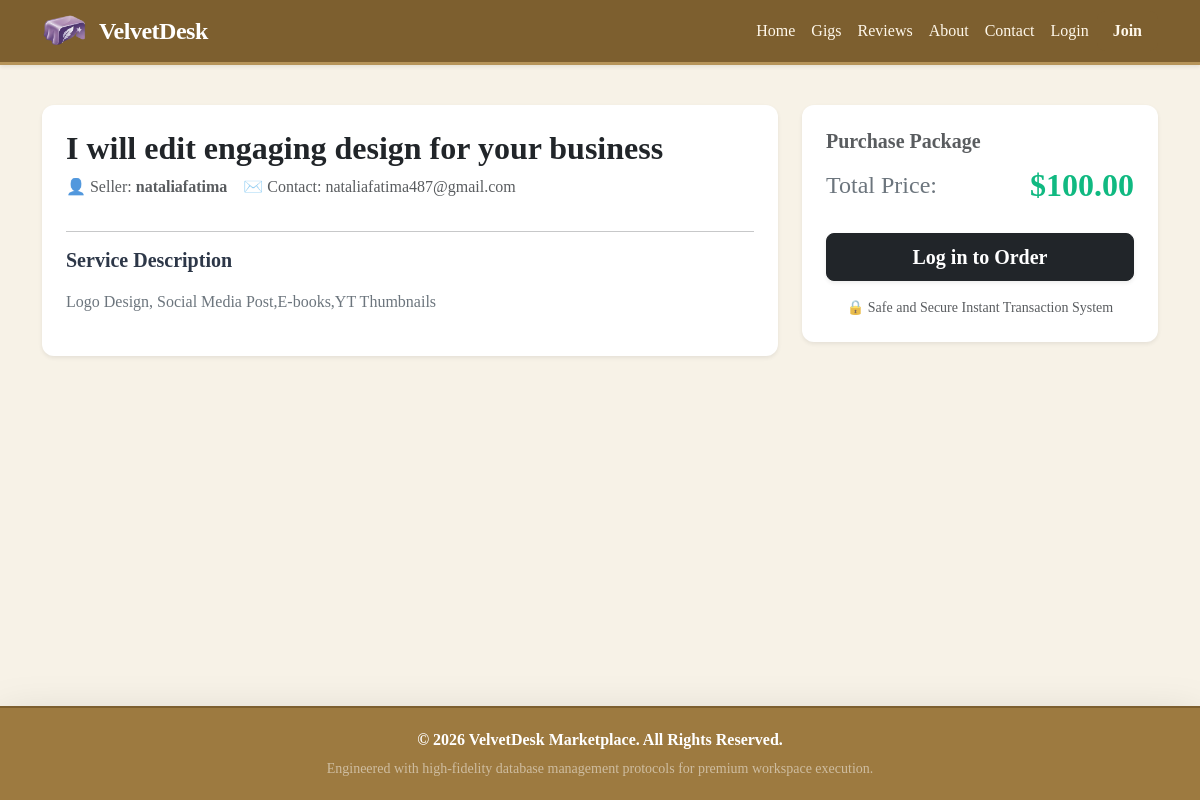
The app's page /gig_details.php?id=8 with its own data.
### tables this page shows
CREATE TABLE gigs (
        gig_id INTEGER PRIMARY KEY AUTOINCREMENT,
        user_id INTEGER,
        title TEXT NOT NULL,
        description TEXT NOT NULL,
        price REAL NOT NULL,
        image_path TEXT DEFAULT 'assets/default-gig.png',
        portfolio_link TEXT DEFAULT '',
        FOREIGN KEY (user_id) REFERENCES users(user_id) ON DELETE CASCADE
    );

### gig_details.php (the view, shortened to what this page needs)
<?php
include 'config.php';
$gig_id = intval($_GET['id']);
try {
    $sql = "SELECT gigs.*, users.username, users.email FROM gigs
            JOIN users ON gigs.user_id = users.user_id
            WHERE gigs.gig_id = :gig_id";
    $stmt = $conn->prepare($sql);
    $stmt->bindParam(':gig_id', $gig_id);
    $stmt->execute();
    $gig = $stmt->fetch(PDO::FETCH_ASSOC);
} catch (PDOException $e) {
    error_log("Gig details fetch error: " . $e->getMessage());
    die("Error loading service details.");
}
include 'header.php';
?>
<div class="row justify-content-center mt-3">
    <div class="col-md-8 mb-4">
        <div class="card p-4 shadow-sm border-0 mb-4" style="border-radius: 12px;">
            <h2 class="fw-bold text-dark mb-2"><?php echo htmlspecialchars($gig['title']); ?></h2>
            <div class="d-flex align-items-center mb-3 text-muted">
                <span class="me-3">👤 Seller: <strong><?php echo htmlspecialchars($gig['username']); ?></strong></span>
                <span>✉️ Contact: <?php echo htmlspecialchars($gig['email']); ?></span>
            </div>
            <hr>
            <h5 class="fw-bold mb-3" style="color: #2d3748;">Service Description</h5>
            <p class="text-secondary" style="line-height: 1.7; white-space: pre-wrap;"><?php echo htmlspecialchars($gig['description']); ?></p>
        </div>
    </div>
    <div class="col-md-4">
        <div class="card p-4 shadow-sm border-0 sticky-top" style="border-radius: 12px; top: 20px;">
            <h5 class="fw-bold text-muted mb-2">Purchase Package</h5>
            <div class="d-flex justify-content-between align-items-center mb-4">
                <span class="fs-4 text-secondary">Total Price:</span>
                <span class="fw-bold fs-2 text-success" style="color: #10b981 !important;">$<?php echo number_format($gig['price'], 2); ?></span>
            </div>
            <form action="gig_details.php?id=<?php echo $gig['gig_id']; ?>" method="POST">
                <?php if (isset($_SESSION['user_id'])): ?>
                    <?php if ($_SESSION['role'] === 'buyer'): ?>
                        <div class="mb-3">
                            <label class="form-label font-monospace small text-uppercase text-muted">Dummy Card Number</label>
                            <input type="text" class="form-control" placeholder="4242 •••• •••• 4242" disabled value="4242 4242 4242 4242">
                        </div>
                        <button type="submit" name="pay_now_btn" class="btn btn-success-custom btn-lg w-100 fw-bold py-2 shadow-sm fs-5">💳 Order & Pay Now</button>
                    <?php else: ?>
                        <div class="alert alert-warning text-center small mb-0">Sellers cannot buy services. Log in as a Buyer to purchase.</div>
                    <?php endif; ?>
                <?php else: ?>
                    <a href="login.php" class="btn btn-dark btn-lg w-100 fw-bold py-2 shadow-sm fs-5">Log in to Order</a>
                <?php endif; ?>
            </form>
            <div class="text-center mt-3 text-muted small">
                🔒 Safe and Secure Instant Transaction System
            </div>
        </div>
    </div>
</div>
<?php include 'footer.php'; ?>

### header.php (style rules this page uses)
body { background-color: #f7f2e7; min-height: 100vh; display: flex; flex-direction: column; font-family: 'Georgia', 'Times New Roman', serif; }

### records on screen
gigs: title "I will edit engaging design for your business", description "Logo Design, Social Media Post,E-books,YT Thumbnails", price "100.00"

### other values on screen
$gig['username'] "nataliafatima"
$gig['email'] "nataliafatima487@gmail.com"
